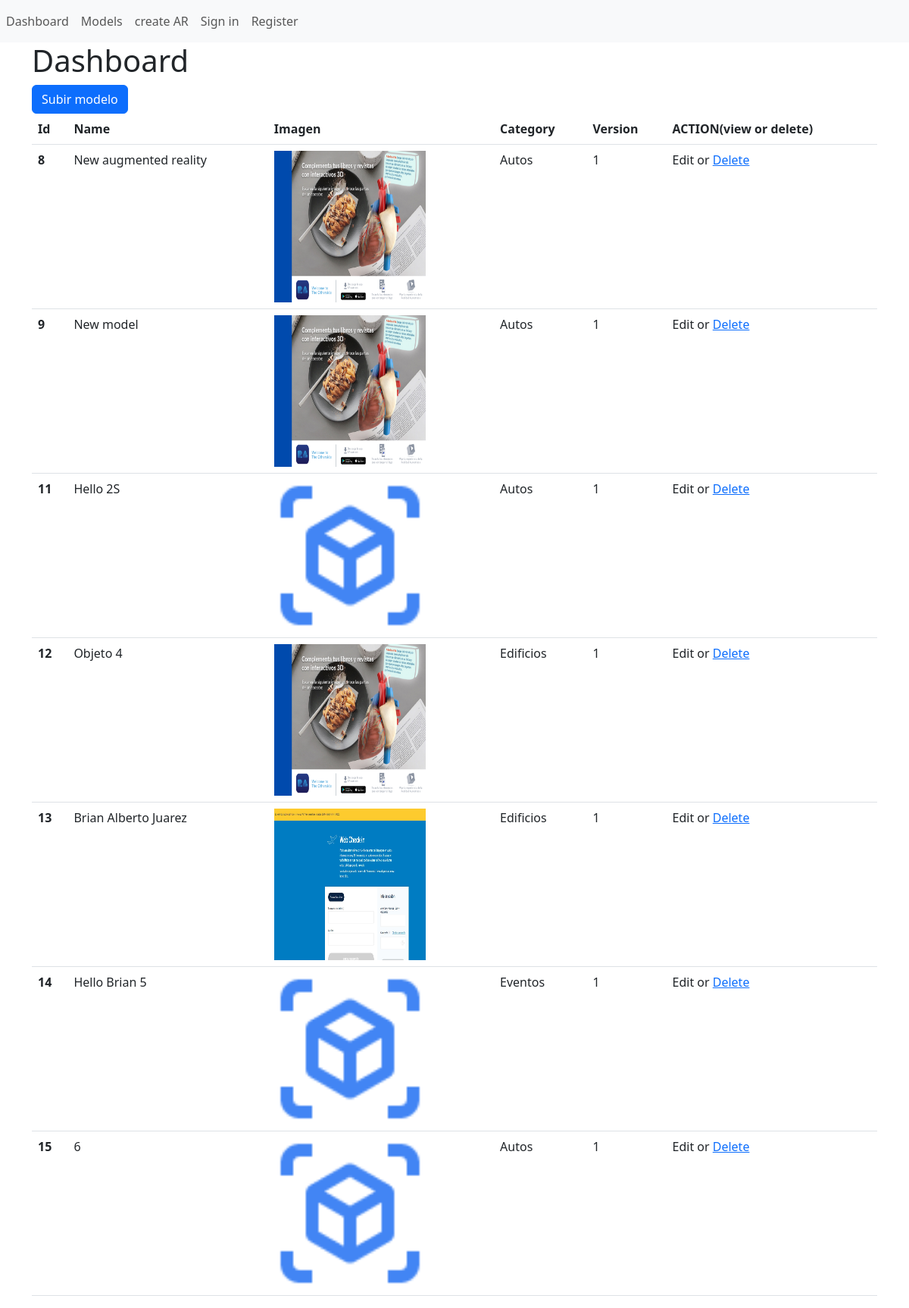
The app's page /dashboard_models with its own data.
### main.py (models this page shows)
class Content(db.Model):
    __tablename = "content"
    id = db.Column(db.Integer, primary_key=True)
    name = db.Column(db.String(30), unique=True)
    image = db.Column(db.String(30))
    version = db.Column(db.String(30))
    category = db.Column(db.String(30))
    user_asociated = db.Column(db.Integer)
    glb = db.Column(db.String(30))
    usdz = db.Column(db.String(30))

### main.py (the view)
@app.route("/dashboard_models")
def dashboard_models():
    all_assets=session.query(Content).all()
    return render_template("dashboard_models.html", all_models=all_assets)

### templates/dashboard_models.html (shortened to what this page needs)
{%extends "base.html" %}
{%block content %}
<div class="container">
<h1>Dashboard</h1>
    <button type="submit" onclick="window.location.href='{{url_for('creators')}}'" class="btn btn-primary">Subir modelo</button>
    <table class="table">
  <thead>
    <tr>
        <th scope="col">Id</th>
        <th scope="col">Name</th>
        <th scope="col">Imagen</th>
        <th scope="col">Category</th>
        <th scope="col">Version</th>
        <th scope="col">ACTION(view or delete)</th>
    </tr>
  </thead>
  <tbody>
  {%for ar in all_models %}
    <tr>
      <th scope="row">{{ar.id}}</th>
      <td>{{ar.name}}</td>
      <td><img src="{{ar.image}}" width="200" height="200"></td>
      <td>{{ar.category}}</td>
      <td>{{ar.version}}</td>
      <td>Edit or <a href="{{url_for('delete_3d', model_id=ar.id)}}"> Delete</a> </td>
    </tr>
  {%endfor%}
  </tbody>
</table>
    </div>
{%endblock %}

### templates/base.html (shortened to what this page needs)
<!doctype html>
<html lang="en">
    <head>
        {% block head %}
        <link href="https://cdn.jsdelivr.net/npm/bootstrap@5.3.0-alpha3/dist/css/bootstrap.min.css" rel="stylesheet">
        {% endblock %}
    </head>
    <body>
    <nav class="navbar navbar-expand-lg navbar-light bg-light">
        <div class="collapse navbar-collapse" id="navbarNav">
            <ul class="navbar-nav">
              <li class="nav-item ">
                <a class="nav-link" href="{{url_for('dashboard')}}">Dashboard</span></a>
              </li>
                <li class="nav-item ">
                <a class="nav-link" href="{{url_for('dashboard_models')}}">Models</span></a>
              </li>
              <li class="nav-item">
                <a class="nav-link" href="{{url_for('create')}}">create AR</a>
              </li><li class="nav-item">
                <a class="nav-link" href="{{url_for('login')}}">Sign in</a>
              </li> </li><li class="nav-item">
                <a class="nav-link" href="{{url_for('register')}}">Register</a>
              </li>
            </ul>
          </div>
    </nav>
        {% block content %}
        {% endblock %}
    </body>
</html>

### records on screen
Content: id "8", name "New augmented reality", image (picture), category "Autos", version "1"
Content: id "9", name "New model", image (picture), category "Autos", version "1"
Content: id "11", name "Hello 2S", image (picture), category "Autos", version "1"
Content: id "12", name "Objeto 4", image (picture), category "Edificios", version "1"
Content: id "13", name "Brian Alberto Juarez", image (picture), category "Edificios", version "1"
Content: id "14", name "Hello Brian 5", image (picture), category "Eventos", version "1"
Content: id "15", name "6", image (picture), category "Autos", version "1"
